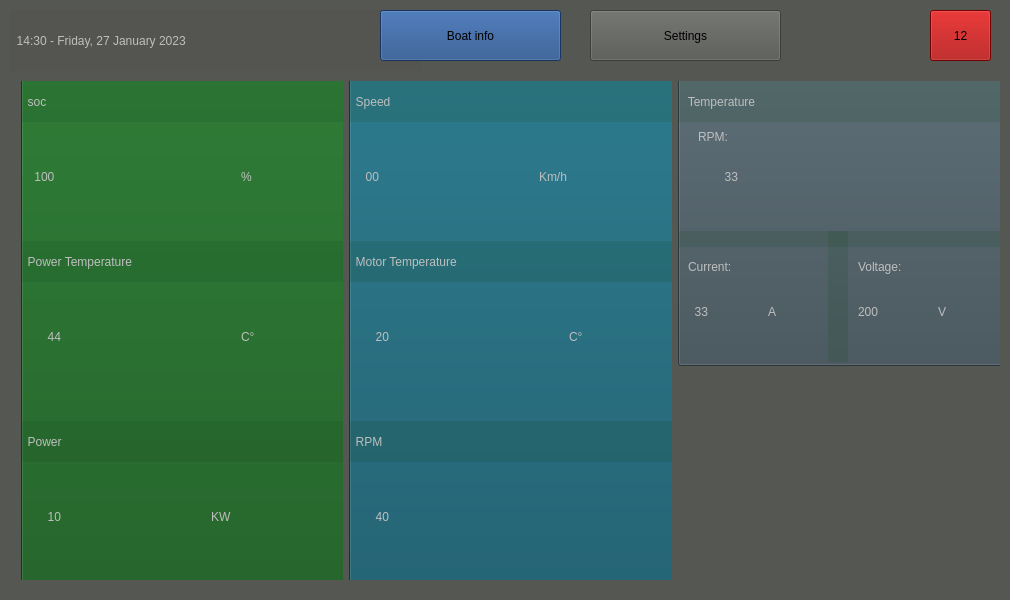
<?xml version="1.0" encoding="UTF-8"?>
<ui version="4.0">
 <class>MainWindow</class>
 <widget class="QMainWindow" name="MainWindow">
  <property name="windowModality">
   <enum>Qt::ApplicationModal</enum>
  </property>
  <property name="enabled">
   <bool>true</bool>
  </property>
  <property name="geometry">
   <rect>
    <x>0</x>
    <y>0</y>
    <width>1010</width>
    <height>600</height>
   </rect>
  </property>
  <property name="contextMenuPolicy">
   <enum>Qt::NoContextMenu</enum>
  </property>
  <property name="windowTitle">
   <string/>
  </property>
  <property name="styleSheet">
   <string notr="true">background-color: rgb(85, 87, 83)</string>
  </property>
  <widget class="QWidget" name="centralWidget">
   <widget class="QWidget" name="horizontalLayoutWidget">
    <property name="geometry">
     <rect>
      <x>10</x>
      <y>70</y>
      <width>1001</width>
      <height>521</height>
     </rect>
    </property>
    <layout class="QHBoxLayout" name="horizontalLayout">
     <item>
      <layout class="QVBoxLayout" name="verticalLayout_3">
       <item>
        <widget class="QWidget" name="widget" native="true">
         <widget class="QPushButton" name="pb_battery">
          <property name="geometry">
           <rect>
            <x>0</x>
            <y>-6</y>
            <width>331</width>
            <height>521</height>
           </rect>
          </property>
          <property name="styleSheet">
           <string notr="true">background-color: rgb(14, 86, 22)</string>
          </property>
          <property name="text">
           <string/>
          </property>
         </widget>
         <widget class="QLabel" name="l_battery">
          <property name="enabled">
           <bool>false</bool>
          </property>
          <property name="geometry">
           <rect>
            <x>0</x>
            <y>0</y>
            <width>331</width>
            <height>41</height>
           </rect>
          </property>
          <property name="toolTip">
           <string>&lt;html&gt;&lt;head/&gt;&lt;body&gt;&lt;p align=&quot;center&quot;&gt;&lt;br/&gt;&lt;/p&gt;&lt;/body&gt;&lt;/html&gt;</string>
          </property>
          <property name="whatsThis">
           <string>&lt;html&gt;&lt;head/&gt;&lt;body&gt;&lt;p align=&quot;center&quot;&gt;&lt;br/&gt;&lt;/p&gt;&lt;/body&gt;&lt;/html&gt;</string>
          </property>
          <property name="styleSheet">
           <string notr="true">background-color: rgba(16, 73, 31,40);
font: 20pt &quot;Ubuntu&quot;;</string>
          </property>
          <property name="text">
           <string>  soc</string>
          </property>
         </widget>
         <widget class="QLabel" name="l_SOC_value">
          <property name="enabled">
           <bool>false</bool>
          </property>
          <property name="geometry">
           <rect>
            <x>10</x>
            <y>50</y>
            <width>161</width>
            <height>91</height>
           </rect>
          </property>
          <property name="styleSheet">
           <string notr="true">background-color: rgba(16, 73, 31,0);
font: 50pt &quot;Ubuntu&quot;;</string>
          </property>
          <property name="text">
           <string> 100</string>
          </property>
         </widget>
         <widget class="QLabel" name="label_3">
          <property name="enabled">
           <bool>false</bool>
          </property>
          <property name="geometry">
           <rect>
            <x>220</x>
            <y>50</y>
            <width>81</width>
            <height>91</height>
           </rect>
          </property>
          <property name="styleSheet">
           <string notr="true">background-color: rgba(16, 73, 31,0);
font: 50pt &quot;Ubuntu&quot;;</string>
          </property>
          <property name="text">
           <string>%</string>
          </property>
         </widget>
         <widget class="QLabel" name="l_battery_15">
          <property name="enabled">
           <bool>false</bool>
          </property>
          <property name="geometry">
           <rect>
            <x>0</x>
            <y>160</y>
            <width>331</width>
            <height>41</height>
           </rect>
          </property>
          <property name="toolTip">
           <string>&lt;html&gt;&lt;head/&gt;&lt;body&gt;&lt;p align=&quot;center&quot;&gt;&lt;br/&gt;&lt;/p&gt;&lt;/body&gt;&lt;/html&gt;</string>
          </property>
          <property name="whatsThis">
           <string>&lt;html&gt;&lt;head/&gt;&lt;body&gt;&lt;p align=&quot;center&quot;&gt;&lt;br/&gt;&lt;/p&gt;&lt;/body&gt;&lt;/html&gt;</string>
          </property>
          <property name="styleSheet">
           <string notr="true">background-color: rgba(16, 73, 31,40);
font: 20pt &quot;Ubuntu&quot;;</string>
          </property>
          <property name="text">
           <string>  Power Temperature</string>
          </property>
         </widget>
         <widget class="QLabel" name="l_powertemp_value">
          <property name="enabled">
           <bool>false</bool>
          </property>
          <property name="geometry">
           <rect>
            <x>20</x>
            <y>210</y>
            <width>161</width>
            <height>91</height>
           </rect>
          </property>
          <property name="styleSheet">
           <string notr="true">background-color: rgba(16, 73, 31,0);
font: 50pt &quot;Ubuntu&quot;;</string>
          </property>
          <property name="text">
           <string>  44</string>
          </property>
         </widget>
         <widget class="QLabel" name="label_5">
          <property name="enabled">
           <bool>false</bool>
          </property>
          <property name="geometry">
           <rect>
            <x>220</x>
            <y>210</y>
            <width>81</width>
            <height>91</height>
           </rect>
          </property>
          <property name="styleSheet">
           <string notr="true">background-color: rgba(16, 73, 31,0);
font: 50pt &quot;Ubuntu&quot;;</string>
          </property>
          <property name="text">
           <string>C°</string>
          </property>
         </widget>
         <widget class="QLabel" name="label_6">
          <property name="enabled">
           <bool>false</bool>
          </property>
          <property name="geometry">
           <rect>
            <x>190</x>
            <y>390</y>
            <width>111</width>
            <height>91</height>
           </rect>
          </property>
          <property name="styleSheet">
           <string notr="true">background-color: rgba(16, 73, 31,0);
font: 50pt &quot;Ubuntu&quot;;</string>
          </property>
          <property name="text">
           <string>KW</string>
          </property>
         </widget>
         <widget class="QLabel" name="l_power_value">
          <property name="enabled">
           <bool>false</bool>
          </property>
          <property name="geometry">
           <rect>
            <x>20</x>
            <y>390</y>
            <width>161</width>
            <height>91</height>
           </rect>
          </property>
          <property name="styleSheet">
           <string notr="true">background-color: rgba(16, 73, 31,0);
font: 50pt &quot;Ubuntu&quot;;</string>
          </property>
          <property name="text">
           <string>  10</string>
          </property>
         </widget>
         <widget class="QLabel" name="l_battery_16">
          <property name="enabled">
           <bool>false</bool>
          </property>
          <property name="geometry">
           <rect>
            <x>0</x>
            <y>340</y>
            <width>331</width>
            <height>41</height>
           </rect>
          </property>
          <property name="toolTip">
           <string>&lt;html&gt;&lt;head/&gt;&lt;body&gt;&lt;p align=&quot;center&quot;&gt;&lt;br/&gt;&lt;/p&gt;&lt;/body&gt;&lt;/html&gt;</string>
          </property>
          <property name="whatsThis">
           <string>&lt;html&gt;&lt;head/&gt;&lt;body&gt;&lt;p align=&quot;center&quot;&gt;&lt;br/&gt;&lt;/p&gt;&lt;/body&gt;&lt;/html&gt;</string>
          </property>
          <property name="styleSheet">
           <string notr="true">background-color: rgba(16, 73, 31,40);
font: 20pt &quot;Ubuntu&quot;;</string>
          </property>
          <property name="text">
           <string>  Power</string>
          </property>
         </widget>
        </widget>
       </item>
      </layout>
     </item>
     <item>
      <layout class="QVBoxLayout" name="verticalLayout_2">
       <item>
        <widget class="QWidget" name="widget_2" native="true">
         <widget class="QPushButton" name="pb_motor">
          <property name="geometry">
           <rect>
            <x>0</x>
            <y>-6</y>
            <width>331</width>
            <height>521</height>
           </rect>
          </property>
          <property name="styleSheet">
           <string notr="true">background-color: rgb(9, 80, 99);
</string>
          </property>
          <property name="text">
           <string/>
          </property>
         </widget>
         <widget class="QLabel" name="label_7">
          <property name="enabled">
           <bool>false</bool>
          </property>
          <property name="geometry">
           <rect>
            <x>220</x>
            <y>210</y>
            <width>81</width>
            <height>91</height>
           </rect>
          </property>
          <property name="styleSheet">
           <string notr="true">background-color: rgba(16, 73, 31,0);
font: 50pt &quot;Ubuntu&quot;;</string>
          </property>
          <property name="text">
           <string>C°</string>
          </property>
         </widget>
         <widget class="QLabel" name="l_speed_value">
          <property name="enabled">
           <bool>false</bool>
          </property>
          <property name="geometry">
           <rect>
            <x>10</x>
            <y>50</y>
            <width>161</width>
            <height>91</height>
           </rect>
          </property>
          <property name="styleSheet">
           <string notr="true">background-color: rgba(16, 73, 31,0);
font: 50pt &quot;Ubuntu&quot;;</string>
          </property>
          <property name="text">
           <string>  00</string>
          </property>
         </widget>
         <widget class="QLabel" name="label_9">
          <property name="enabled">
           <bool>false</bool>
          </property>
          <property name="geometry">
           <rect>
            <x>190</x>
            <y>50</y>
            <width>111</width>
            <height>91</height>
           </rect>
          </property>
          <property name="styleSheet">
           <string notr="true">background-color: rgba(16, 73, 31,0);
font: 30pt &quot;Ubuntu&quot;;</string>
          </property>
          <property name="text">
           <string>Km/h</string>
          </property>
         </widget>
         <widget class="QLabel" name="label_10">
          <property name="enabled">
           <bool>true</bool>
          </property>
          <property name="geometry">
           <rect>
            <x>190</x>
            <y>390</y>
            <width>111</width>
            <height>91</height>
           </rect>
          </property>
          <property name="styleSheet">
           <string notr="true">background-color: rgba(16, 73, 31,0);
font: 50pt &quot;Ubuntu&quot;;</string>
          </property>
          <property name="text">
           <string/>
          </property>
         </widget>
         <widget class="QLabel" name="l_motortemp_value">
          <property name="enabled">
           <bool>false</bool>
          </property>
          <property name="geometry">
           <rect>
            <x>20</x>
            <y>210</y>
            <width>161</width>
            <height>91</height>
           </rect>
          </property>
          <property name="styleSheet">
           <string notr="true">background-color: rgba(16, 73, 31,0);
font: 50pt &quot;Ubuntu&quot;;</string>
          </property>
          <property name="text">
           <string>  20</string>
          </property>
         </widget>
         <widget class="QLabel" name="l_battery_2">
          <property name="enabled">
           <bool>false</bool>
          </property>
          <property name="geometry">
           <rect>
            <x>0</x>
            <y>0</y>
            <width>331</width>
            <height>41</height>
           </rect>
          </property>
          <property name="toolTip">
           <string>&lt;html&gt;&lt;head/&gt;&lt;body&gt;&lt;p align=&quot;center&quot;&gt;&lt;br/&gt;&lt;/p&gt;&lt;/body&gt;&lt;/html&gt;</string>
          </property>
          <property name="whatsThis">
           <string>&lt;html&gt;&lt;head/&gt;&lt;body&gt;&lt;p align=&quot;center&quot;&gt;&lt;br/&gt;&lt;/p&gt;&lt;/body&gt;&lt;/html&gt;</string>
          </property>
          <property name="styleSheet">
           <string notr="true">background-color: rgba(16, 73, 31,40);
font: 20pt &quot;Ubuntu&quot;;</string>
          </property>
          <property name="text">
           <string>  Speed</string>
          </property>
         </widget>
         <widget class="QLabel" name="l_battery_17">
          <property name="enabled">
           <bool>false</bool>
          </property>
          <property name="geometry">
           <rect>
            <x>0</x>
            <y>160</y>
            <width>331</width>
            <height>41</height>
           </rect>
          </property>
          <property name="toolTip">
           <string>&lt;html&gt;&lt;head/&gt;&lt;body&gt;&lt;p align=&quot;center&quot;&gt;&lt;br/&gt;&lt;/p&gt;&lt;/body&gt;&lt;/html&gt;</string>
          </property>
          <property name="whatsThis">
           <string>&lt;html&gt;&lt;head/&gt;&lt;body&gt;&lt;p align=&quot;center&quot;&gt;&lt;br/&gt;&lt;/p&gt;&lt;/body&gt;&lt;/html&gt;</string>
          </property>
          <property name="styleSheet">
           <string notr="true">background-color: rgba(16, 73, 31,40);
font: 20pt &quot;Ubuntu&quot;;</string>
          </property>
          <property name="text">
           <string>  Motor Temperature</string>
          </property>
         </widget>
         <widget class="QLabel" name="l_RPM_value">
          <property name="enabled">
           <bool>false</bool>
          </property>
          <property name="geometry">
           <rect>
            <x>20</x>
            <y>390</y>
            <width>161</width>
            <height>91</height>
           </rect>
          </property>
          <property name="styleSheet">
           <string notr="true">background-color: rgba(16, 73, 31,0);
font: 50pt &quot;Ubuntu&quot;;</string>
          </property>
          <property name="text">
           <string>  40</string>
          </property>
         </widget>
         <widget class="QLabel" name="l_battery_18">
          <property name="enabled">
           <bool>false</bool>
          </property>
          <property name="geometry">
           <rect>
            <x>0</x>
            <y>340</y>
            <width>331</width>
            <height>41</height>
           </rect>
          </property>
          <property name="toolTip">
           <string>&lt;html&gt;&lt;head/&gt;&lt;body&gt;&lt;p align=&quot;center&quot;&gt;&lt;br/&gt;&lt;/p&gt;&lt;/body&gt;&lt;/html&gt;</string>
          </property>
          <property name="whatsThis">
           <string>&lt;html&gt;&lt;head/&gt;&lt;body&gt;&lt;p align=&quot;center&quot;&gt;&lt;br/&gt;&lt;/p&gt;&lt;/body&gt;&lt;/html&gt;</string>
          </property>
          <property name="styleSheet">
           <string notr="true">background-color: rgba(16, 73, 31,40);
font: 20pt &quot;Ubuntu&quot;;</string>
          </property>
          <property name="text">
           <string>  RPM</string>
          </property>
         </widget>
        </widget>
       </item>
      </layout>
     </item>
     <item>
      <layout class="QVBoxLayout" name="verticalLayout">
       <item>
        <widget class="QWidget" name="widget_3" native="true">
         <widget class="QPushButton" name="pb_temperature">
          <property name="geometry">
           <rect>
            <x>0</x>
            <y>-6</y>
            <width>331</width>
            <height>291</height>
           </rect>
          </property>
          <property name="styleSheet">
           <string notr="true">background-color:rgb(60, 76, 84)</string>
          </property>
          <property name="text">
           <string/>
          </property>
         </widget>
         <widget class="QLabel" name="l_temperature">
          <property name="enabled">
           <bool>false</bool>
          </property>
          <property name="geometry">
           <rect>
            <x>0</x>
            <y>0</y>
            <width>331</width>
            <height>41</height>
           </rect>
          </property>
          <property name="toolTip">
           <string>&lt;html&gt;&lt;head/&gt;&lt;body&gt;&lt;p align=&quot;center&quot;&gt;&lt;br/&gt;&lt;/p&gt;&lt;/body&gt;&lt;/html&gt;</string>
          </property>
          <property name="whatsThis">
           <string>&lt;html&gt;&lt;head/&gt;&lt;body&gt;&lt;p align=&quot;center&quot;&gt;&lt;br/&gt;&lt;/p&gt;&lt;/body&gt;&lt;/html&gt;</string>
          </property>
          <property name="styleSheet">
           <string notr="true">background-color: rgba(16, 73, 31,40);
font: 20pt &quot;Ubuntu&quot;;</string>
          </property>
          <property name="text">
           <string>   Temperature</string>
          </property>
         </widget>
         <widget class="QLabel" name="label_20">
          <property name="enabled">
           <bool>false</bool>
          </property>
          <property name="geometry">
           <rect>
            <x>180</x>
            <y>170</y>
            <width>91</width>
            <height>31</height>
           </rect>
          </property>
          <property name="styleSheet">
           <string notr="true">background-color: rgba(16, 73, 31,0);
font: 15pt &quot;Ubuntu&quot;;</string>
          </property>
          <property name="text">
           <string>Voltage:</string>
          </property>
         </widget>
         <widget class="QLabel" name="label_21">
          <property name="enabled">
           <bool>false</bool>
          </property>
          <property name="geometry">
           <rect>
            <x>40</x>
            <y>70</y>
            <width>121</width>
            <height>51</height>
           </rect>
          </property>
          <property name="styleSheet">
           <string notr="true">background-color: rgba(16, 73, 31,0);
font: 40pt &quot;Ubuntu&quot;;</string>
          </property>
          <property name="text">
           <string>  33</string>
          </property>
         </widget>
         <widget class="QLabel" name="label_22">
          <property name="enabled">
           <bool>false</bool>
          </property>
          <property name="geometry">
           <rect>
            <x>180</x>
            <y>200</y>
            <width>81</width>
            <height>61</height>
           </rect>
          </property>
          <property name="styleSheet">
           <string notr="true">background-color: rgba(16, 73, 31,0);
font: 30pt &quot;Ubuntu&quot;;</string>
          </property>
          <property name="text">
           <string>200</string>
          </property>
         </widget>
         <widget class="QLabel" name="label_23">
          <property name="enabled">
           <bool>false</bool>
          </property>
          <property name="geometry">
           <rect>
            <x>180</x>
            <y>70</y>
            <width>81</width>
            <height>51</height>
           </rect>
          </property>
          <property name="styleSheet">
           <string notr="true">background-color: rgba(16, 73, 31,0);
font: 40pt &quot;Ubuntu&quot;;</string>
          </property>
          <property name="text">
           <string/>
          </property>
         </widget>
         <widget class="QLabel" name="label_24">
          <property name="enabled">
           <bool>false</bool>
          </property>
          <property name="geometry">
           <rect>
            <x>10</x>
            <y>200</y>
            <width>81</width>
            <height>61</height>
           </rect>
          </property>
          <property name="styleSheet">
           <string notr="true">background-color: rgba(16, 73, 31,0);
font: 30pt &quot;Ubuntu&quot;;</string>
          </property>
          <property name="text">
           <string>  33</string>
          </property>
         </widget>
         <widget class="QLabel" name="label_25">
          <property name="enabled">
           <bool>false</bool>
          </property>
          <property name="geometry">
           <rect>
            <x>90</x>
            <y>200</y>
            <width>41</width>
            <height>61</height>
           </rect>
          </property>
          <property name="styleSheet">
           <string notr="true">background-color: rgba(16, 73, 31,0);
font: 30pt &quot;Ubuntu&quot;;</string>
          </property>
          <property name="text">
           <string>A</string>
          </property>
         </widget>
         <widget class="QLabel" name="label_26">
          <property name="enabled">
           <bool>false</bool>
          </property>
          <property name="geometry">
           <rect>
            <x>20</x>
            <y>40</y>
            <width>71</width>
            <height>31</height>
           </rect>
          </property>
          <property name="styleSheet">
           <string notr="true">background-color: rgba(16, 73, 31,0);
font: 15pt &quot;Ubuntu&quot;;</string>
          </property>
          <property name="text">
           <string>RPM:</string>
          </property>
         </widget>
         <widget class="QLabel" name="l_battery_6">
          <property name="enabled">
           <bool>false</bool>
          </property>
          <property name="geometry">
           <rect>
            <x>0</x>
            <y>150</y>
            <width>331</width>
            <height>16</height>
           </rect>
          </property>
          <property name="toolTip">
           <string>&lt;html&gt;&lt;head/&gt;&lt;body&gt;&lt;p align=&quot;center&quot;&gt;&lt;br/&gt;&lt;/p&gt;&lt;/body&gt;&lt;/html&gt;</string>
          </property>
          <property name="whatsThis">
           <string>&lt;html&gt;&lt;head/&gt;&lt;body&gt;&lt;p align=&quot;center&quot;&gt;&lt;br/&gt;&lt;/p&gt;&lt;/body&gt;&lt;/html&gt;</string>
          </property>
          <property name="styleSheet">
           <string notr="true">background-color: rgba(16, 73, 31,40);
font: 20pt &quot;Ubuntu&quot;;</string>
          </property>
          <property name="text">
           <string/>
          </property>
         </widget>
         <widget class="QLabel" name="label_27">
          <property name="enabled">
           <bool>false</bool>
          </property>
          <property name="geometry">
           <rect>
            <x>260</x>
            <y>200</y>
            <width>41</width>
            <height>61</height>
           </rect>
          </property>
          <property name="styleSheet">
           <string notr="true">background-color: rgba(16, 73, 31,0);
font: 30pt &quot;Ubuntu&quot;;</string>
          </property>
          <property name="text">
           <string>V</string>
          </property>
         </widget>
         <widget class="QLabel" name="label_28">
          <property name="enabled">
           <bool>false</bool>
          </property>
          <property name="geometry">
           <rect>
            <x>10</x>
            <y>170</y>
            <width>81</width>
            <height>31</height>
           </rect>
          </property>
          <property name="styleSheet">
           <string notr="true">background-color: rgba(16, 73, 31,0);
font: 15pt &quot;Ubuntu&quot;;</string>
          </property>
          <property name="text">
           <string>Current:</string>
          </property>
         </widget>
         <widget class="QLabel" name="l_battery_7">
          <property name="enabled">
           <bool>false</bool>
          </property>
          <property name="geometry">
           <rect>
            <x>150</x>
            <y>150</y>
            <width>20</width>
            <height>131</height>
           </rect>
          </property>
          <property name="toolTip">
           <string>&lt;html&gt;&lt;head/&gt;&lt;body&gt;&lt;p align=&quot;center&quot;&gt;&lt;br/&gt;&lt;/p&gt;&lt;/body&gt;&lt;/html&gt;</string>
          </property>
          <property name="whatsThis">
           <string>&lt;html&gt;&lt;head/&gt;&lt;body&gt;&lt;p align=&quot;center&quot;&gt;&lt;br/&gt;&lt;/p&gt;&lt;/body&gt;&lt;/html&gt;</string>
          </property>
          <property name="styleSheet">
           <string notr="true">background-color: rgba(16, 73, 31,40);
font: 20pt &quot;Ubuntu&quot;;</string>
          </property>
          <property name="text">
           <string/>
          </property>
         </widget>
         <widget class="QLabel" name="l_logo">
          <property name="geometry">
           <rect>
            <x>-30</x>
            <y>290</y>
            <width>371</width>
            <height>291</height>
           </rect>
          </property>
          <property name="styleSheet">
           <string notr="true">image: url(:/images/logotrasparent.png) ;

</string>
          </property>
          <property name="text">
           <string/>
          </property>
         </widget>
        </widget>
       </item>
      </layout>
     </item>
    </layout>
   </widget>
   <widget class="QLabel" name="l_date">
    <property name="enabled">
     <bool>false</bool>
    </property>
    <property name="geometry">
     <rect>
      <x>10</x>
      <y>10</y>
      <width>411</width>
      <height>61</height>
     </rect>
    </property>
    <property name="styleSheet">
     <string notr="true">background-color: rgba(75, 77, 73, 40);
font: 15pt &quot;Ubuntu&quot;;</string>
    </property>
    <property name="text">
     <string>  14:30 - Friday, 27 January 2023</string>
    </property>
   </widget>
   <widget class="QPushButton" name="pb_faults">
    <property name="geometry">
     <rect>
      <x>930</x>
      <y>10</y>
      <width>61</width>
      <height>51</height>
     </rect>
    </property>
    <property name="styleSheet">
     <string notr="true">background-color: rgb(164, 0, 0)</string>
    </property>
    <property name="text">
     <string>12</string>
    </property>
   </widget>
   <widget class="QPushButton" name="pb_boatinfo">
    <property name="geometry">
     <rect>
      <x>380</x>
      <y>10</y>
      <width>181</width>
      <height>51</height>
     </rect>
    </property>
    <property name="styleSheet">
     <string notr="true">background-color: rgb(32, 74, 135)</string>
    </property>
    <property name="text">
     <string>Boat info</string>
    </property>
   </widget>
   <widget class="QPushButton" name="pb_settings">
    <property name="geometry">
     <rect>
      <x>590</x>
      <y>10</y>
      <width>191</width>
      <height>51</height>
     </rect>
    </property>
    <property name="text">
     <string>Settings</string>
    </property>
   </widget>
  </widget>
 </widget>
 <layoutdefault spacing="6" margin="11"/>
 <resources/>
 <connections/>
</ui>
